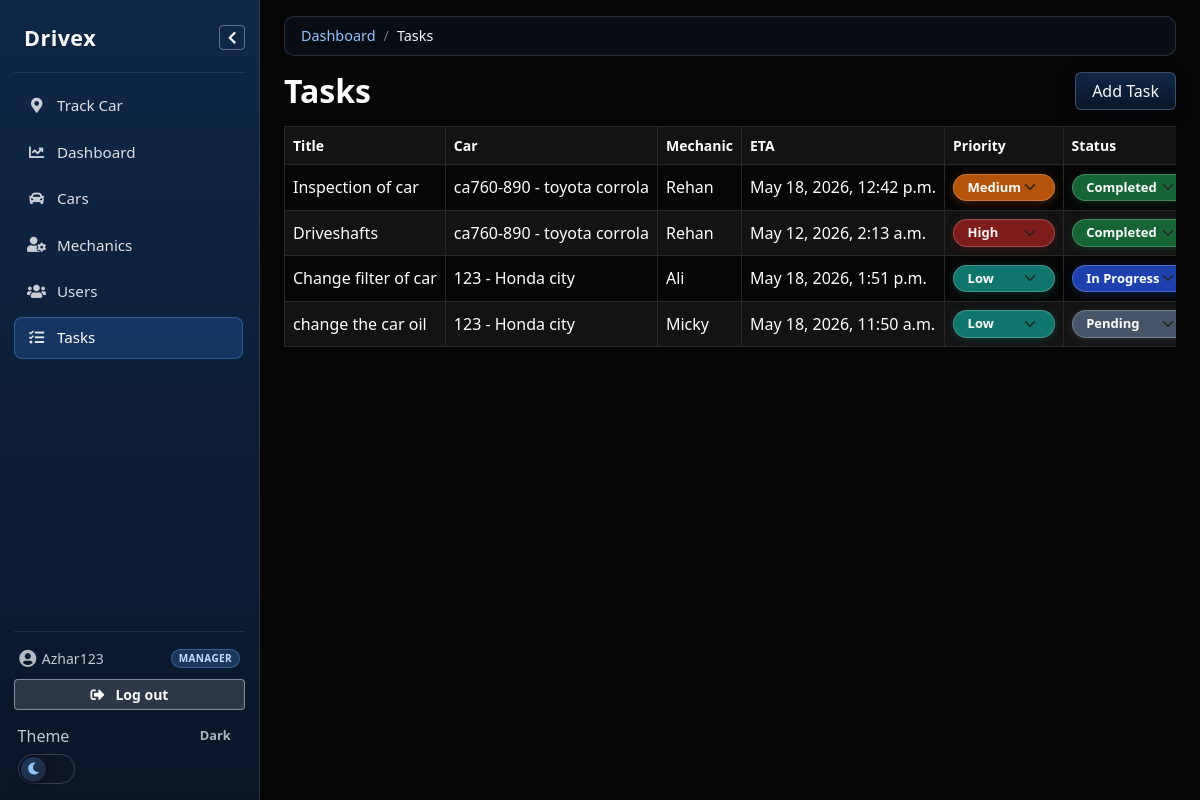
Before: /tasks/ (signed in) with the older database file.
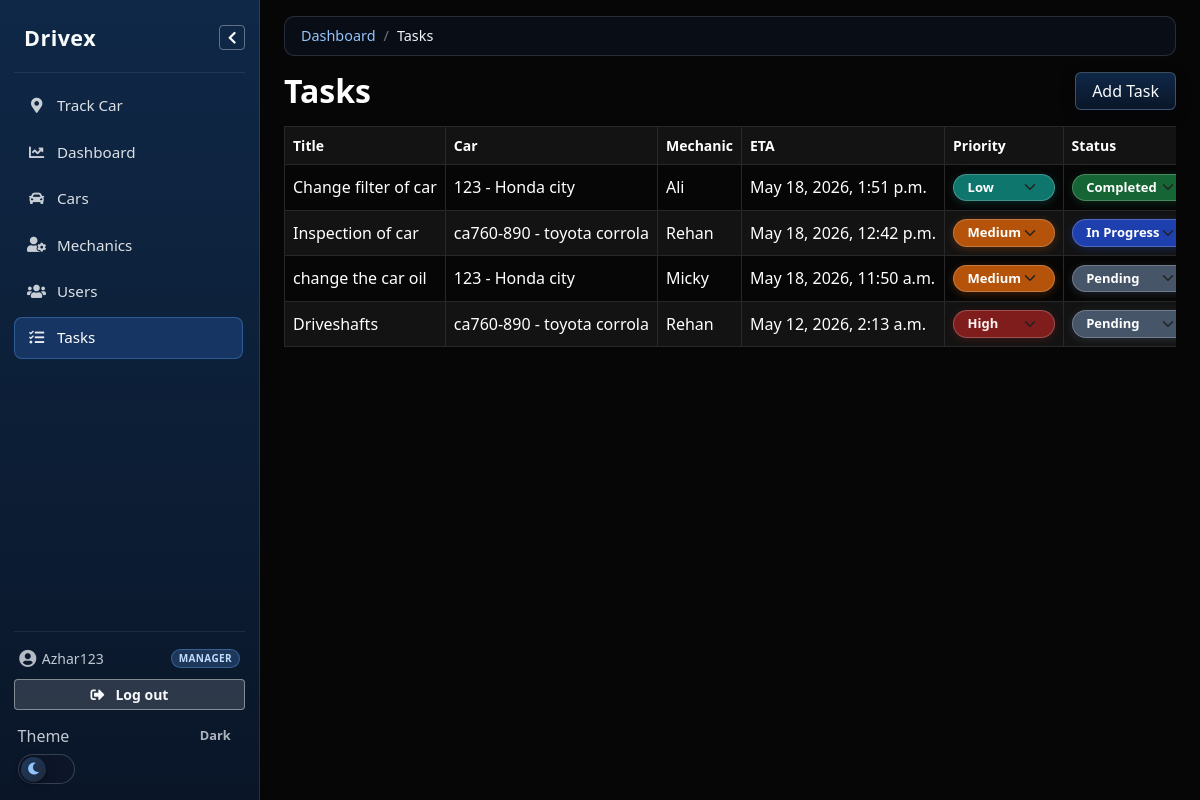
After: the same page with the newer database file.
### taskapp/models.py (models this page shows, shortened)
class Task(models.Model):
    STATUS_CHOICES = [
        ('pending', 'Pending'),
        ('in_progress', 'In Progress'),
        ('completed', 'Completed'),
    ]
    PRIORITY_CHOICES = [
        ('low', 'Low'),
        ('medium', 'Medium'),
        ('high', 'High'),
    ]
    car = models.ForeignKey(
        Cars,
        on_delete=models.CASCADE,
        related_name='tasks'
    )
    mechanic = models.ForeignKey(
        Mechanic,
        on_delete=models.SET_NULL,
        null=True,
        blank=True,
        related_name='tasks'
    )
    title = models.CharField(max_length=200)
    description = models.TextField(blank=True)
    status = models.CharField(
        max_length=20,
        choices=STATUS_CHOICES,
        default='pending'
    )
    priority = models.CharField(
        max_length=10,
        choices=PRIORITY_CHOICES,
        default='medium'
    )
    estimated_hours = models.DecimalField(
        max_digits=4,
        decimal_places=1,
        null=True,
        blank=True,
        help_text='Work estimate in hours; used to calculate promised completion when you save.',
    )
    promised_completion_at = models.DateTimeField(null=True, blank=True)
    created_at = models.DateTimeField(auto_now_add=True)
    updated_at = models.DateTimeField(auto_now=True)
    class Meta:
        ordering = ['status', '-created_at']
    def save(self, *args, **kwargs):
        if self.estimated_hours:
            base_time = self.created_at or timezone.now()
            self.promised_completion_at = base_time + timedelta(
                hours=float(self.estimated_hours)
            )
        else:
            self.promised_completion_at = None
        super().save(*args, **kwargs)
        if self.mechanic_id and self.status != 'completed':
            Mechanic.objects.filter(pk=self.mechanic_id).update(
                is_manually_busy=False,
            )

class Cars(models.Model):
    Status_choices = [
        ('waiting', 'Waiting'),
        ('assigned', 'Assigned'),
        ('in_progress', 'In-progress'),
        ('completed', 'Completed')
    ]
    registration_number = models.CharField(max_length=20, unique=True)
    make = models.CharField(max_length=50)
    model = models.CharField(max_length=50)
    year = models.PositiveIntegerField(null=True, blank=True)
    customer_name = models.CharField(max_length=100, blank=True)
    customer_phone = models.CharField(max_length=20, blank=True)
    status = models.CharField(
        max_length=20,
        choices=Status_choices,
        default='waiting'
    )
    created_at = models.DateTimeField(auto_now_add=True)
    class Meta:
        ordering = ['-created_at']
        verbose_name = 'Car'
        verbose_name_plural = 'Cars'
    def __str__(self):
        return f"{self.registration_number} - {self.make} {self.model}"

class Mechanic(models.Model):
    name = models.CharField(max_length=30)
    specialization = models.CharField(max_length=30, blank=True)
    phone_number = models.CharField(max_length=20, blank=True)
    is_active = models.BooleanField(default=True)
    is_on_leave = models.BooleanField(
        default=False,
        help_text='Mark when the mechanic is unavailable (leave).',
    )
    is_manually_busy = models.BooleanField(
        default=False,
        help_text='When set and there is no open task, shows as Busy.',
    )
    user = models.OneToOneField(
        settings.AUTH_USER_MODEL,
        on_delete=models.SET_NULL,
        null=True,
        blank=True,
        related_name='mechanic_profile',
        help_text='Optional login for this mechanic (restricted to assigned tasks only).',
    )
    created_at = models.DateTimeField(auto_now_add=True)
    class Meta:
        ordering = ['name']
    def __str__(self):
        return self.name

### taskapp/views.py (the view)
# urls.py: path('tasks/', views.TaskListView.as_view(), name='task_list'),
class TaskListView(ShopAccessMixin, ListView):
    model = Task
    template_name = 'tasks/task_list.html'
    context_object_name = 'tasks'
    def get_queryset(self):
        return (
            mechanic_tasks_queryset(self.request.user).select_related(
                'car',
                'mechanic',
            )
        )
    def get_context_data(self, **kwargs):
        ctx = super().get_context_data(**kwargs)
        ctx['task_status_choices'] = Task.STATUS_CHOICES
        ctx['task_priority_choices'] = Task.PRIORITY_CHOICES
        return ctx

### taskapp/templates/tasks/task_list.html (shortened to what this page needs)
{% extends 'base.html' %} {% block content %}
<div class="d-flex justify-content-between align-items-center flex-wrap gap-2 mb-3">
  <h2 class="mb-0">{% if shop_role == 'mechanic' %}My tasks{% else %}Tasks{% endif %}</h2>
  {% if is_shop_manager %}
  <a href="{% url 'task_create' %}" class="btn btn-primary">Add Task</a>
  {% endif %}
</div>
<div class="table-responsive shop-table-scroll">
<table class="table table-bordered table-striped">
  <thead>
    <tr>
      <th>Title</th>
      <th>Car</th>
      <th>Mechanic</th>
      <th>ETA</th>
      <th>Priority</th>
      <th>Status</th>
    </tr>
  </thead>
  <tbody>
    {% for task in tasks %}
    <tr>
      <td>{{ task.title }}</td>
      <td>{{ task.car }}</td>
      <td>{{ task.mechanic }}</td>
      <td>
        {% if task.promised_completion_at %}
        {{ task.promised_completion_at|date:"M d, Y, g:i a" }}
        {% else %}
        <span class="text-muted">Not set</span>
        {% endif %}
      </td>
      <td class="task-inline-cell">
        {% if is_shop_manager %}
        <select
          name="priority"
          id="task-{{ task.pk }}-priority"
          form="form-task-priority-{{ task.pk }}"
          class="form-select form-select-sm enum-select enum-task-priority task-inline-select"
          onchange="document.getElementById('form-task-priority-{{ task.pk }}').submit()"
        >
          {% for value, label in task_priority_choices %}
          <option value="{{ value }}" {% if task.priority == value %}selected{% endif %}>
            {{ label }}
          </option>
          {% endfor %}
        </select>
        {% else %}
        {{ task.get_priority_display }}
        {% endif %}
      </td>
      <td class="task-inline-cell">
        {% if is_shop_manager or shop_role == 'mechanic' %}
        <select
          name="status"
          id="task-{{ task.pk }}-status"
          form="form-task-status-{{ task.pk }}"
          class="form-select form-select-sm enum-select enum-task-status task-inline-select"
          onchange="document.getElementById('form-task-status-{{ task.pk }}').submit()"
        >
          {% for value, label in task_status_choices %}
          <option value="{{ value }}" {% if task.status == value %}selected{% endif %}>
            {{ label }}
          </option>
          {% endfor %}
        </select>
        {% else %}
        {{ task.get_status_display }}
        {% endif %}
      </td>
    </tr>
    {% endfor %}
  </tbody>
</table>
</div>
{% endblock %}

### taskapp/templates/base.html (shortened to what this page needs)
{% load static i18n %}
<!doctype html>
<html lang="en">
  <head>
    <link
      id="task-site-bootstrap-theme"
      rel="stylesheet"
      href="{{ site_bootswatch_css }}"
    />
    <link
      rel="stylesheet"
      href="https://cdnjs.cloudflare.com/ajax/libs/font-awesome/5.15.4/css/all.min.css"
    />
    <link rel="stylesheet" href="{% static 'taskapp/css/site-theme.css' %}" />
  </head>
  <body class="bg-body text-body">
    {% if user.is_authenticated and shop_role %}
    <div class="site-shell" id="site-shell">
      <aside class="site-sidebar" id="site-sidebar" aria-label="{% trans 'Main navigation' %}">
        <div class="site-sidebar-inner">
          <div class="site-sidebar-header-row">
            <a
              class="site-sidebar-brand"
              href="{% if shop_role == 'mechanic' %}{% url 'task_list' %}{% else %}{% url 'home' %}{% endif %}"
              ><span class="site-sidebar-brand-full">Drivex</span
              ><span class="site-sidebar-brand-short" aria-hidden="true">D</span></a
            >
            <button
              type="button"
              class="site-sidebar-collapse-toggle btn btn-sm btn-outline-light d-none d-lg-inline-flex"
              id="site-sidebar-collapse-toggle"
              aria-expanded="true"
              aria-controls="site-sidebar"
              data-title-expanded="{% trans 'Collapse sidebar' %}"
              data-title-collapsed="{% trans 'Expand sidebar' %}"
              title="{% trans 'Collapse sidebar' %}"
            >
              <i class="fas fa-chevron-left" aria-hidden="true"></i>
            </button>
          </div>
          <nav class="site-sidebar-nav">
            {% if is_shop_manager %}
            <a
              href="{% url 'customer_eta' %}"
              class="site-sidebar-link {% if request.path == '/track-car/' %}active{% endif %}"
              title="{% trans 'Track Car' %}"
              ><i class="fas fa-map-marker-alt site-sidebar-icon" aria-hidden="true"></i>
              <span class="site-sidebar-label">{% trans 'Track Car' %}</span></a
            >
            {% endif %}
            {% if is_shop_manager %}
            <a
              href="{% url 'home' %}"
              class="site-sidebar-link {% if request.path == '/' %}active{% endif %}"
              title="{% trans 'Dashboard' %}"
              ><i class="fas fa-chart-line site-sidebar-icon" aria-hidden="true"></i>
              <span class="site-sidebar-label">{% trans 'Dashboard' %}</span></a
            >
            <a
              href="{% url 'car_list' %}"
              class="site-sidebar-link {% if request.path|slice:':6' == '/cars/' %}active{% endif %}"
              title="{% trans 'Cars' %}"
              ><i class="fas fa-car site-sidebar-icon" aria-hidden="true"></i>
              <span class="site-sidebar-label">{% trans 'Cars' %}</span></a
            >
            <a
              href="{% url 'mechanic_list' %}"
              class="site-sidebar-link {% if request.path|slice:':12' == '/mechanics/' %}active{% endif %}"
              title="{% trans 'Mechanics' %}"
              ><i class="fas fa-user-cog site-sidebar-icon" aria-hidden="true"></i>
              <span class="site-sidebar-label">{% trans 'Mechanics' %}</span></a
            >
            <a
              href="{% url 'shop_user_list' %}"
              class="site-sidebar-link {% if request.path|slice:':7' == '/users/' %}active{% endif %}"
              title="{% trans 'Users' %}"
              ><i class="fas fa-users site-sidebar-icon" aria-hidden="true"></i>
              <span class="site-sidebar-label">{% trans 'Users' %}</span></a
            >
            {% endif %}
            <a
              href="{% url 'task_list' %}"
              class="site-sidebar-link {% if request.path|slice:':7' == '/tasks/' %}active{% endif %}"
              title="{% if shop_role == 'mechanic' %}{% trans 'My tasks' %}{% else %}{% trans 'Tasks' %}{% endif %}"
              ><i class="fas fa-tasks site-sidebar-icon" aria-hidden="true"></i>
              <span class="site-sidebar-label"
                >{% if shop_role == 'mechanic' %}{% trans 'My tasks' %}{% else %}{% trans 'Tasks' %}{% endif %}</span
              ></a
            >
          </nav>
          <div class="site-sidebar-footer">
            <div
              class="site-sidebar-user"
              title="{{ user.username }} — {% if shop_role == 'manager' %}{% if user.is_superuser %}{% trans 'Superuser' %}{% else %}{% trans 'Manager' %}{% endif %}{% elif shop_role == 'mechanic' %}{% trans 'Mechanic' %}{% endif %}"
            >
              <i class="fas fa-user-circle site-sidebar-user-icon" aria-hidden="true"></i>
              <span class="site-sidebar-user-meta">
                <span class="site-sidebar-user-line">
                  <span class="site-sidebar-user-name text-truncate">{{ user.username }}</span>
                  {% if shop_role == 'manager' %}
                  <span
                    class="site-sidebar-role-badge {% if user.is_superuser %}site-sidebar-role-badge-superuser{% else %}site-sidebar-role-badge-manager{% endif %}"
                    >{% if user.is_superuser %}{% trans 'Superuser' %}{% else %}{% trans 'Manager' %}{% endif %}</span
                  >
                  {% elif shop_role == 'mechanic' %}
                  <span class="site-sidebar-role-badge site-sidebar-role-badge-mechanic"
                    >{% trans 'Mechanic' %}</span
                  >
                  {% endif %}
                </span>
              </span>
            </div>
            <form method="post" action="{% url 'logout' %}" class="site-sidebar-logout">
              <button type="submit" class="btn btn-sidebar-logout btn-sm w-100">
                <i class="fas fa-sign-out-alt site-sidebar-logout-icon" aria-hidden="true"></i>
                <span class="site-sidebar-logout-text">{% trans 'Log out' %}</span>
              </button>
            </form>
            <div class="site-sidebar-theme">
              <div class="site-sidebar-theme-meta">
                <span class="theme-toggle-label">{% trans 'Theme' %}</span>
                <span id="task-site-theme-label" class="theme-toggle-mode">Dark</span>
              </div>
              <label class="theme-switch" title="{% trans 'Toggle light theme' %}">
                <span class="theme-switch-track">
                  <span class="theme-switch-thumb">
                    <i class="fas fa-moon theme-switch-icon-dark"></i>
                  </span>
                </span>
              </label>
            </div>
          </div>
        </div>
      </aside>
      <div class="site-main">
        <div class="site-main-body container-fluid px-3 px-lg-4 py-3 pb-5">
    {% endif %}
          {% include "includes/shop_breadcrumbs.html" %}
          {% block content %}{% endblock %}
    {% if user.is_authenticated and shop_role %}
        </div>
      </div>
    </div>
    {% else %}
    </div>
    {% endif %}
  </body>
</html>

### taskapp/templates/includes/shop_breadcrumbs.html
{% load i18n %}
{% if shop_breadcrumb_items %}
<nav class="site-breadcrumbs mb-2 mb-md-3" aria-label="{% trans 'Breadcrumb' %}">
  <ol class="breadcrumb mb-0 px-2 py-2 px-md-3 site-breadcrumbs__inner">
    {% for item in shop_breadcrumb_items %}
      {% if item.url %}
      <li class="breadcrumb-item">
        <a href="{{ item.url }}">{{ item.label }}</a>
      </li>
      {% else %}
      <li class="breadcrumb-item active" aria-current="page">{{ item.label }}</li>
      {% endif %}
    {% endfor %}
  </ol>
</nav>
{% endif %}

Changed rows visible on the page:
changed Task "Change filter of car": status "In Progress" → "Completed"; moves up the list
changed Task "Inspection of car": status "Completed" → "In Progress"
changed Task "change the car oil": priority "Low" → "Medium"; moves up the list
changed Task "Driveshafts": status "Completed" → "Pending"
